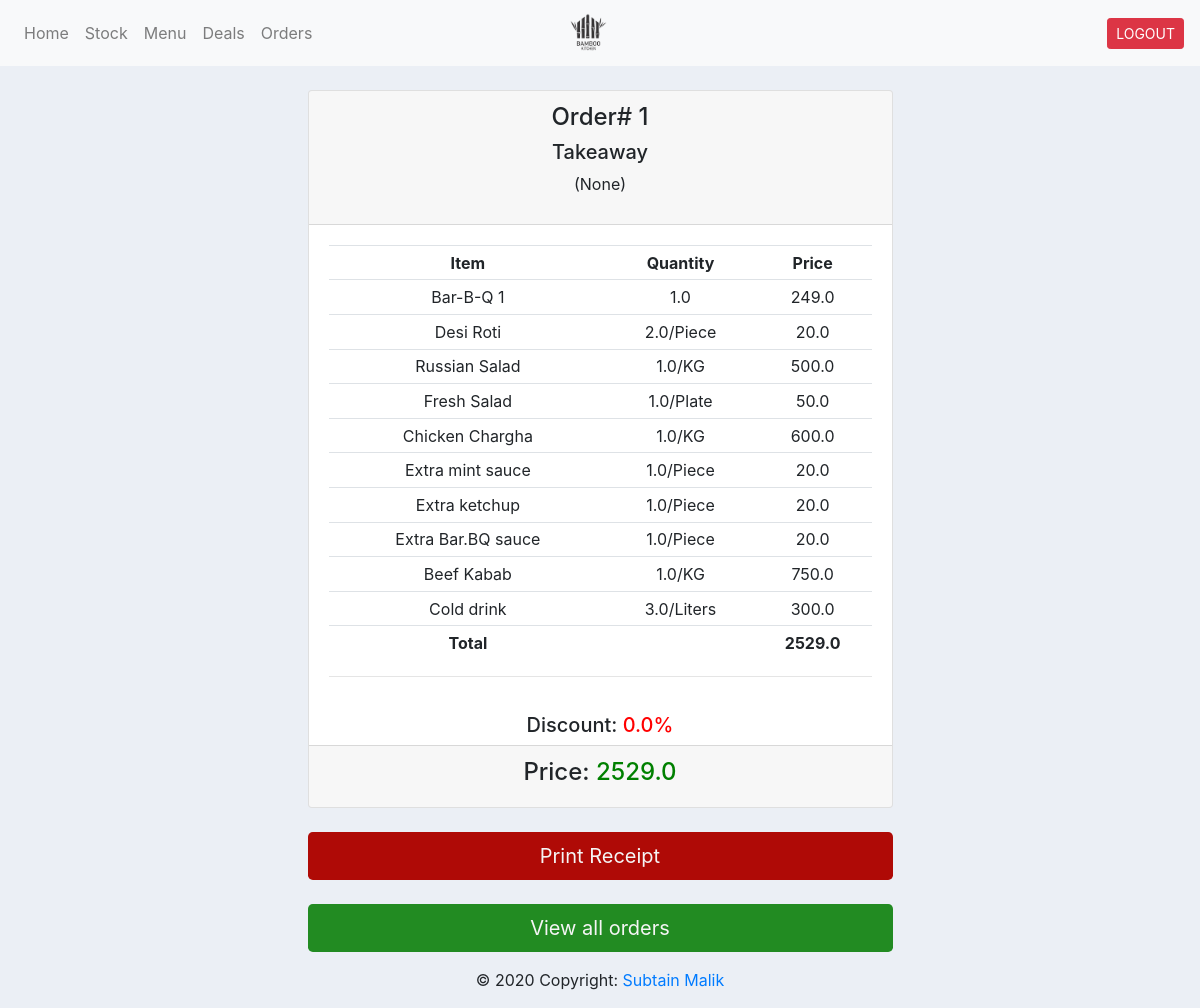
Page /view_order/72/ (signed in) on the earlier database version.
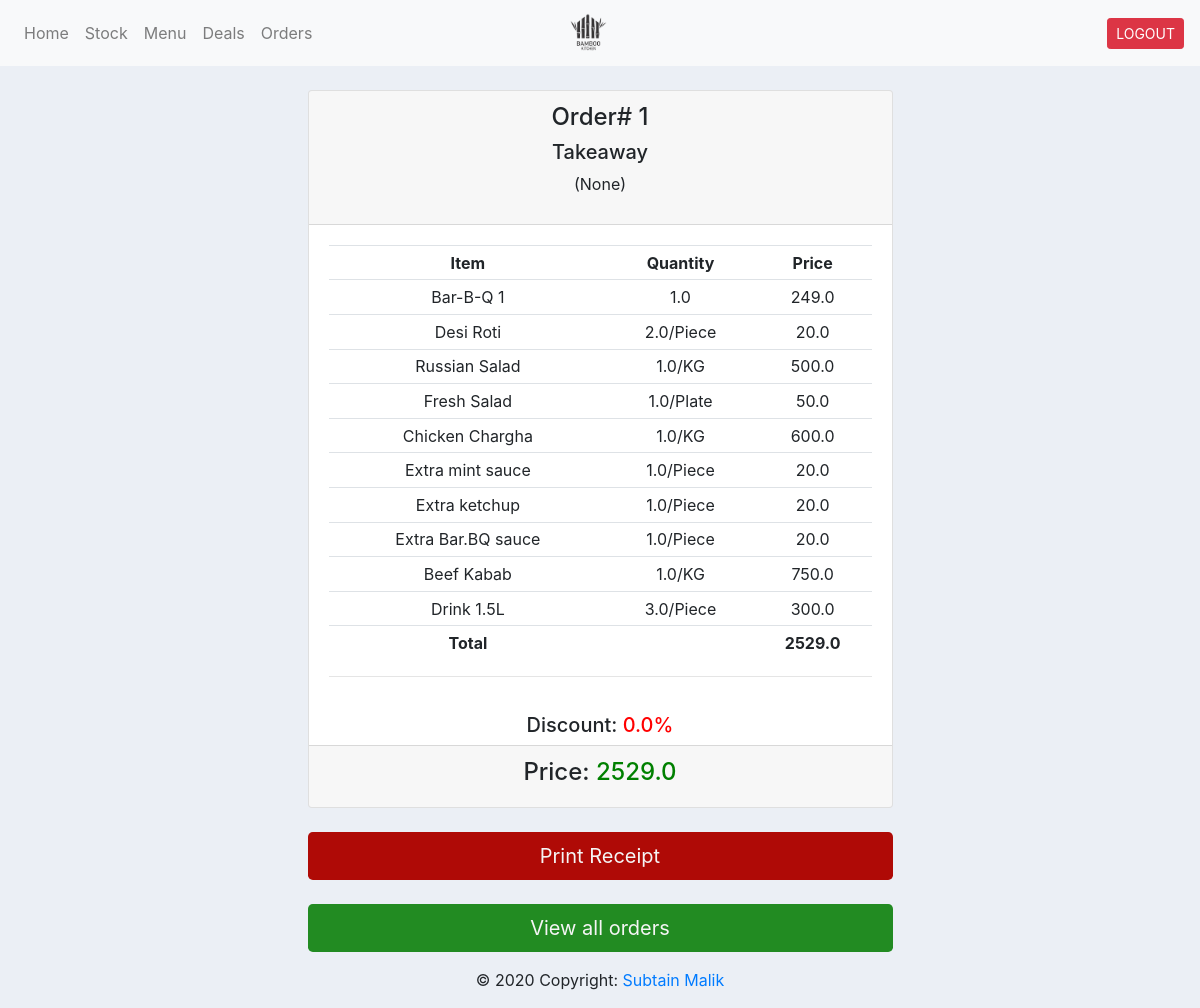
Same page on the later database version.
### bk_app/models.py (models this page shows, shortened)
class OrderMenuItem(models.Model):
    item = models.ForeignKey(MenuItem, on_delete=models.DO_NOTHING)
    quantity = models.FloatField(default=1.0)
    order = models.ForeignKey(Order, null=True, on_delete=models.CASCADE)

class MenuItem(models.Model):
    UNITS = (
        ('KG', 'KG'),
        ('Grams', 'Grams'),
        ('Dozen', 'Dozen'),
        ('Liters', 'Liters'),
        ('Piece', 'Piece'),
        ('Plate', 'Plate'),
        ('Other', 'Other'),
    )
    STATUS = (
        ('Available', 'Available'),
        ('Out of Stock', 'Out of Stock'),
    )
    name = models.CharField(max_length=50)
    category = models.ForeignKey(Category, on_delete=models.DO_NOTHING)
    quantity = models.FloatField(default=1.0)
    unit = models.CharField(max_length=20, default='KG', choices=UNITS)
    price = models.FloatField(default=0.0)
    status = models.CharField(max_length=20, default='Available', choices=STATUS)
    date_created = models.DateTimeField(auto_now_add=True)
    add_by = models.ForeignKey(User, on_delete=models.DO_NOTHING)

### bk_app/views.py (the view, shortened to what this page needs)
# urls.py: path('view_order/<str:pk>/', views.view_order, name='view_order'),
@login_required(login_url='login')
def view_order(request, pk):
    order = Order.objects.get(id=pk)
    order_items = order.orderitem_set.all()
    menu_items = order.ordermenuitem_set.all()
    context = {'order': order,
               'order_items': order_items,
               'menu_items': menu_items, }
    return render(request, 'bk_app/view_order.html', context)

### bk_app/templates/bk_app/view_order.html (shortened to what this page needs)
{% extends 'bk_app/main.html' %}
{% load static %}
{% load mathfilters %}
{% block content %}
    <br/>
    <div class="row">
        <div class="col-md-6 mx-auto">
            <div class="card text-center">
                <div class="card-header">
                    <h4>Order# {{ order.no }}</h4>
                    <h5> {{ order.status }}</h5>
                    <p> ({{ order.order_taker_name}})</p>
                </div>
                <div class="card-body">
                    <table class="table table-sm">
                        <tr>
                            <th>Item</th>
                            <th>Quantity</th>
                            <th>Price</th>
                        </tr>
                        {% for item in order_items %}
                            <tr>
                                <td>{{ item.item.name }}</td>
                                <td>{{ item.quantity }}</td>
                                <td>{{ item.item.price }}</td>
                            </tr>
                        {% endfor %}
                        {% for m_item in menu_items %}
                            <tr>
                                <td>{{ m_item.item.name }}</td>
                                <td>{{ m_item.quantity }}/{{ m_item.item.unit }}</td>
                                <td>{{ m_item.item.price|mul:m_item.quantity }}</td>
                            </tr>
                        {% endfor %}
                        <tr>
                            <td><b>Total</b></td>
                            <td></td>
                            <td><b>{{ order.charges }}</b></td>
                        </tr>
                    </table>
                    <hr/>
                </div>
                <h5>Discount: <span
                        style="color: red">{{ order.discount }}%</span>
                </h5>
                <div class="card-footer">
                    <h4>Price: <span style="color: green">{{ order.bill }}</span></h4>
                </div>
            </div>
            <br/>
        <form action="" method="POST">
            <button type="submit" class="btn btn-lg btn-block" style="background-color: #af0a06; color: whitesmoke">
                Print Receipt</button>
        </form>
        <br/>
            <a class="btn btn-lg btn-block" style="background-color: forestgreen; color: whitesmoke"
               href="{% url 'orders' %}">View all
                orders</a>
        </div>
    </div>
{% endblock %}

Differences in the rows shown:
changed through a linked row, OrderMenuItem: item.name "Cold drink" → "Drink 1.5L"; item.unit "Liters" → "Piece"
